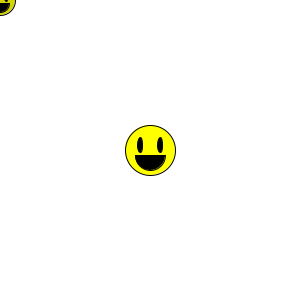
Frame 1 (no input)
Frame 60 (the mouse pressed at the canvas centre just before this capture): identical to frame 1, image omitted
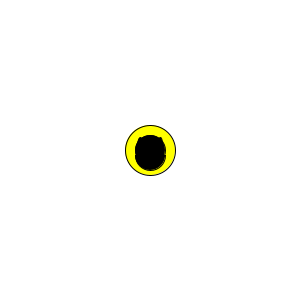
Frame 120 (the mouse held since frame 60 and released just before this capture)

The Processing sketch that drew these frames (run headless with seeded random() and noise(); from frame 60 on, the mouse is pressed at the canvas centre):

// Processing sketch: Smiley_class_constructor_args
// ── Smiley_class_constructor_args.pde
Smiley s1;
Smiley s2;

void setup()
{
  size(300,300);
  
  s1 = new Smiley(width/2, height/2,50,color(255,255,0));
  s2 = new Smiley(200,200,30,color(150,150,50));
}

void draw()
{
  background(255);
  
  s1.drawSmiley();
 
  s2.changeFace();
  s2.move(mouseX,mouseY);
  s2.drawSmiley();
}

//Calculates the distance of any point from the center of the window
float distFromCenter(float x, float y)
{
  float dx = width/2 - x;
  float dy = height/2 - y;
  float d = sqrt(dx*dx + dy*dy);
  return d;
}


  

// ── Smiley.pde
class Smiley
{
  float x;
  float y;
  float r;
  color face;
  
  //This constructor allows us to build different instances of Smiley
  //with different values
  Smiley(float _x, float _y, float _r, color _face)
  {
    x = _x;
    y = _y;
    r = _r;
    face = _face;
  }
  
  //Draw Smiley to Screen
  void drawSmiley()
  { 
    //Draw Main Head
    fill(face);
    ellipse(x,y,r,r);
    
    //Draw Eyes
    fill(0);
    ellipse(x - r/5,y - r/10,r/10,r*3/10);
    ellipse(x + r/5,y - r/10,r/10,r*3/10);
    
    //Draw Mouth
    arc(x,y + r/10,r*3/5,r*3/5,0,PI,CHORD);
  }
  
  //Change face color based on distance from center;
  void changeFace()
  {
    float faceChange = distFromCenter(mouseX,mouseY);
    face = color(faceChange,faceChange,0);
  }
  
  void move(float newX, float newY)
  {
    x = newX;
    y = newY;
  }
}
